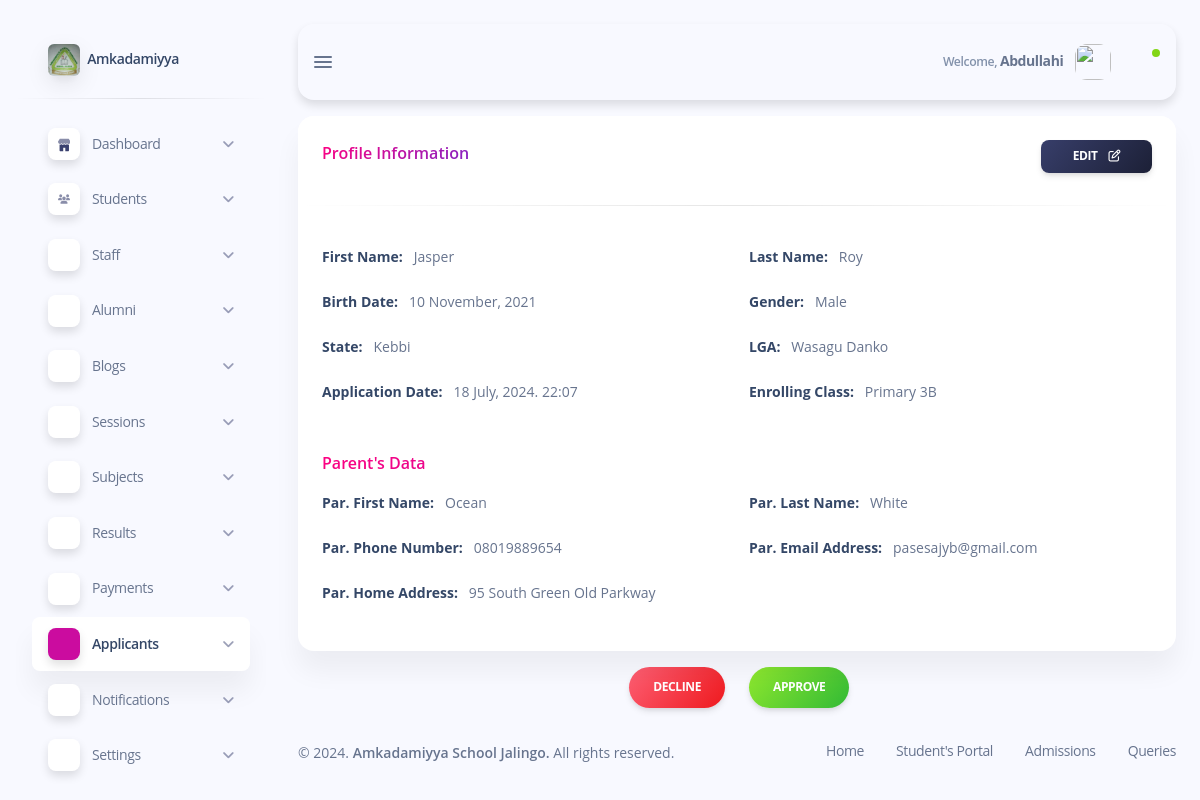
The app's page /subdomains/admin/admin-view-applicant.php?applicant_id=33 (signed in) with its own data.
### tables this page shows
CREATE TABLE `applicants` (
  `applicant_id` int(11) NOT NULL,
  `enrolling_class` int(11) NOT NULL,
  `section_id` int(11) NOT NULL,
  `first_name` varchar(50) NOT NULL,
  `second_name` varchar(50) NOT NULL,
  `last_name` varchar(50) NOT NULL,
  `birth_date` date NOT NULL,
  `state` varchar(50) NOT NULL,
  `lga` varchar(50) NOT NULL,
  `gender` varchar(50) NOT NULL,
  `parent_first_name` varchar(50) NOT NULL,
  `parent_last_name` varchar(50) NOT NULL,
  `parent_email` varchar(50) NOT NULL,
  `parent_address` varchar(50) NOT NULL,
  `parent_phone_number` varchar(50) NOT NULL,
  `admission_status` int(2) NOT NULL,
  `application_code` varchar(20) NOT NULL,
  `timestamp` timestamp NOT NULL DEFAULT current_timestamp() ON UPDATE current_timestamp(),
  `registration_id` varchar(50) NOT NULL
);

CREATE TABLE `classes` (
  `class_id` int(11) NOT NULL,
  `class_name` varchar(50) NOT NULL,
  `section_id` int(11) NOT NULL
);

### subdomains/admin/admin-view-applicant.php (the view, shortened to what this page needs)
<?php
require_once "_CREATE.php";
if (isset($_GET['applicant_id'])) {
    $applicant_id = $_GET['applicant_id'];
    $sql = "SELECT * FROM `applicants` WHERE `applicant_id` = ?";
    $stmt = $conn->prepare($sql);
    $stmt->bind_param("i", $applicant_id);
    $stmt->execute();
    $applicant = $stmt->get_result()->fetch_assoc();
}
?>
<!DOCTYPE html>
<html lang="en">
<head>
    <?php include "inc/admin-header.php"; ?>
</head>
<body class="g-sidenav-show bg-info-soft">
    <?php
    include "inc/admin-sidebar.php";
    ?>
    <main class="main-content position-relative max-height-vh-100 h-100 border-radius-lg">
        <?php require "inc/admin-navbar.php"; ?>
        <div class="container-fluid pt-3">
            <div class="row">
                <div class="col-12 mb-3">
                    <div class="card">
                        <div class="card-header pb-0">
                            <div class="d-flex justify-content-between">
                                <h6 class="text-gradient text-primary">Profile Information</h6>
                                <a href="admin-edit-applicant.php?applicant_id=<?php echo $applicant['applicant_id']; ?>" class="btn bg-gradient-dark btn-sm">Edit <i class="ms-2 fa fa-edit" style="font-size: 12px;"></i></a>
                            </div>
                        </div>
                        <hr class="horizontal dark">
                        <div class="card-body">
                            <div class="row">
                                <div class="col-xxl-4 col-6 text-sm mb-4">
                                    <strong class="text-dark">First Name: </strong>&nbsp; <?php echo ucfirst($applicant['first_name']); ?>
                                </div>
                                <div class="col-xxl-4 col-6 text-sm mb-4">
                                    <strong class="text-dark">Last Name: </strong>&nbsp; <?php echo ucfirst($applicant['last_name']); ?>
                                </div>
                                <div class="col-xxl-4 col-6 text-sm mb-4">
                                    <strong class="text-dark">Birth Date: </strong>&nbsp; <?php echo date("j F, Y", strtotime($applicant['birth_date'])) ?>
                                </div>
                                <div class="col-xxl-4 col-6 text-sm mb-4">
                                    <strong class="text-dark">Gender: </strong>&nbsp; <?php echo $applicant['gender']; ?>
                                </div>
                                <div class="col-xxl-4 col-6 text-sm mb-4">
                                    <strong class="text-dark">State: </strong>&nbsp; <?php echo $applicant['state']; ?>
                                </div>
                                <div class="col-xxl-4 col-6 text-sm mb-4">
                                    <strong class="text-dark">LGA: </strong>&nbsp; <?php echo ucfirst($applicant['lga']); ?>
                                </div>
                                <div class="col-xxl-4 col-6 text-sm mb-4">
                                    <strong class="text-dark">Application Date: </strong>&nbsp; <?php echo date("j F, Y. H:m", strtotime($applicant['timestamp'])); ?>
                                </div>
                                <div class="col-xxl-4 col-6 text-sm mb-4">
                                    <strong class="text-dark">Enrolling Class: </strong>&nbsp;
                                    <?php $class_id = $applicant['enrolling_class'];
                                    $sql = "SELECT `class_name` FROM `classes` WHERE `class_id` = '$class_id'";
                                    $clasess = mysqli_query($conn, $sql);
                                    $class = mysqli_fetch_assoc($clasess);
                                    echo $class['class_name']; ?>
                                </div>
                                <h6 class="mt-4 mb-3 text-gradient text-primary">Parent's Data</h6>
                                <div class="col-xxl-4 col-6 text-sm mb-4">
                                    <strong class="text-dark">Par. First Name: </strong>&nbsp; <?php echo ucfirst($applicant['parent_first_name']); ?>
                                </div>
                                <div class="col-xxl-4 col-6 text-sm mb-4">
                                    <strong class="text-dark">Par. Last Name: </strong>&nbsp; <?php echo ucfirst($applicant['parent_last_name']); ?>
                                </div>
                                <div class="col-xxl-4 col-6 text-sm mb-4">
                                    <strong class="text-dark">Par. Phone Number: </strong>&nbsp; <?php echo $applicant['parent_phone_number']; ?>
                                </div>
                                <div class="col-xxl-4 col-6 text-sm mb-4">
                                    <strong class="text-dark">Par. Email Address: </strong>&nbsp; <?php echo $applicant['parent_email']; ?>
                                </div>
                                <div class="col-xxl-8 col-8 text-sm mb-4">
                                    <strong class="text-dark">Par. Home Address: </strong>&nbsp; <?php echo $applicant['parent_address']; ?>
                                </div>
                            </div>
                        </div>
                    </div>
                </div>
            </div>
            <div class="container">
                <div class="row justify-content-center align-items-center">
                    <div class="col-6 text-end">
                        <button class="btn bg-gradient-danger btn-round" type="button" data-bs-toggle="modal" data-bs-target="#modal-notification">
                            Decline
                        </button>
                    </div>
                    <div class="col-6 text-">
                        <form action="" method="post">
                            <button type="submit" class="btn bg-gradient-success btn-round" name="approveBtn">Approve</button>
                        </form>
                    </div>
                </div>
            </div>
        </div>
        <?php include "inc/admin-footer.php"; ?>
    </main>
</body>
</html>

### css/style.css (style rules this page uses)
html { font-size: 1rem; }
@media (min-width: 576px) { html { font-size: 0.9rem; } }
@media (min-width: 768px) { html { font-size: 0.95rem; } }
@media (min-width: 992px) { html { font-size: 1rem; } }

### records on screen
applicants: first_name "Jasper", last_name "Roy", birth_date "10 November, 2021", gender "Male", state "Kebbi", lga "Wasagu Danko", timestamp "18 July, 2024. 22:07", parent_first_name "Ocean", parent_last_name "White", parent_phone_number "08019889654", parent_email "pasesajyb@gmail.com", parent_address "95 South Green Old Parkway"
classes: class_name "Primary 3B"

### other values on screen
$_SESSION['staff']['first_name'] "Abdullahi"
